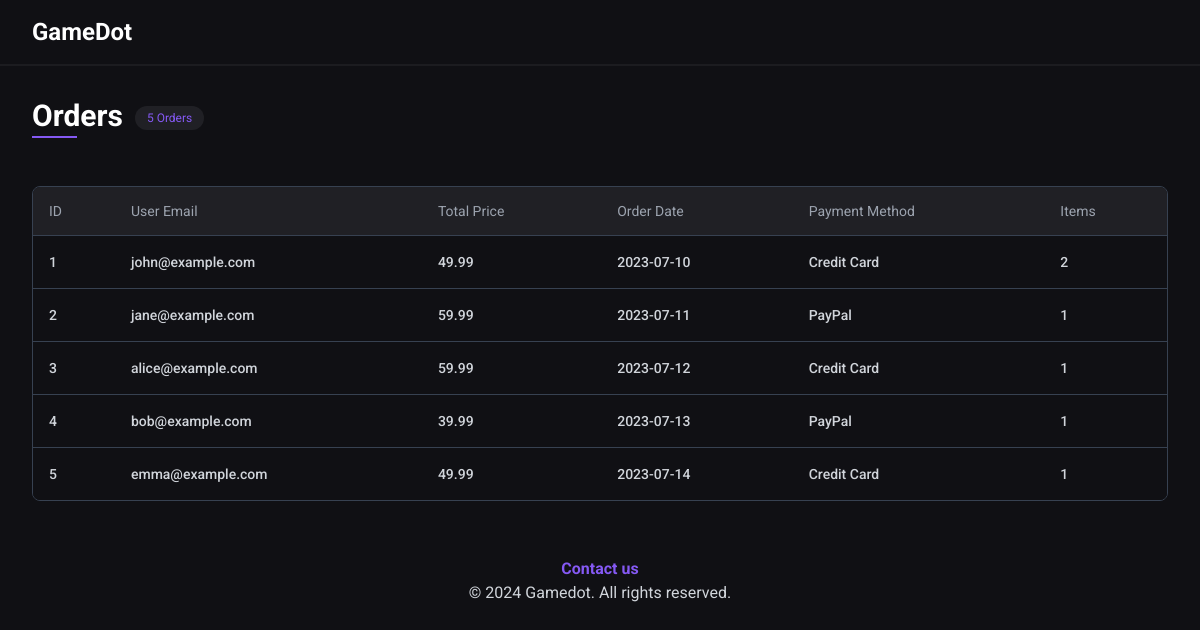
Before: /gamedot/admin/orders/ (signed in) with the older database file.
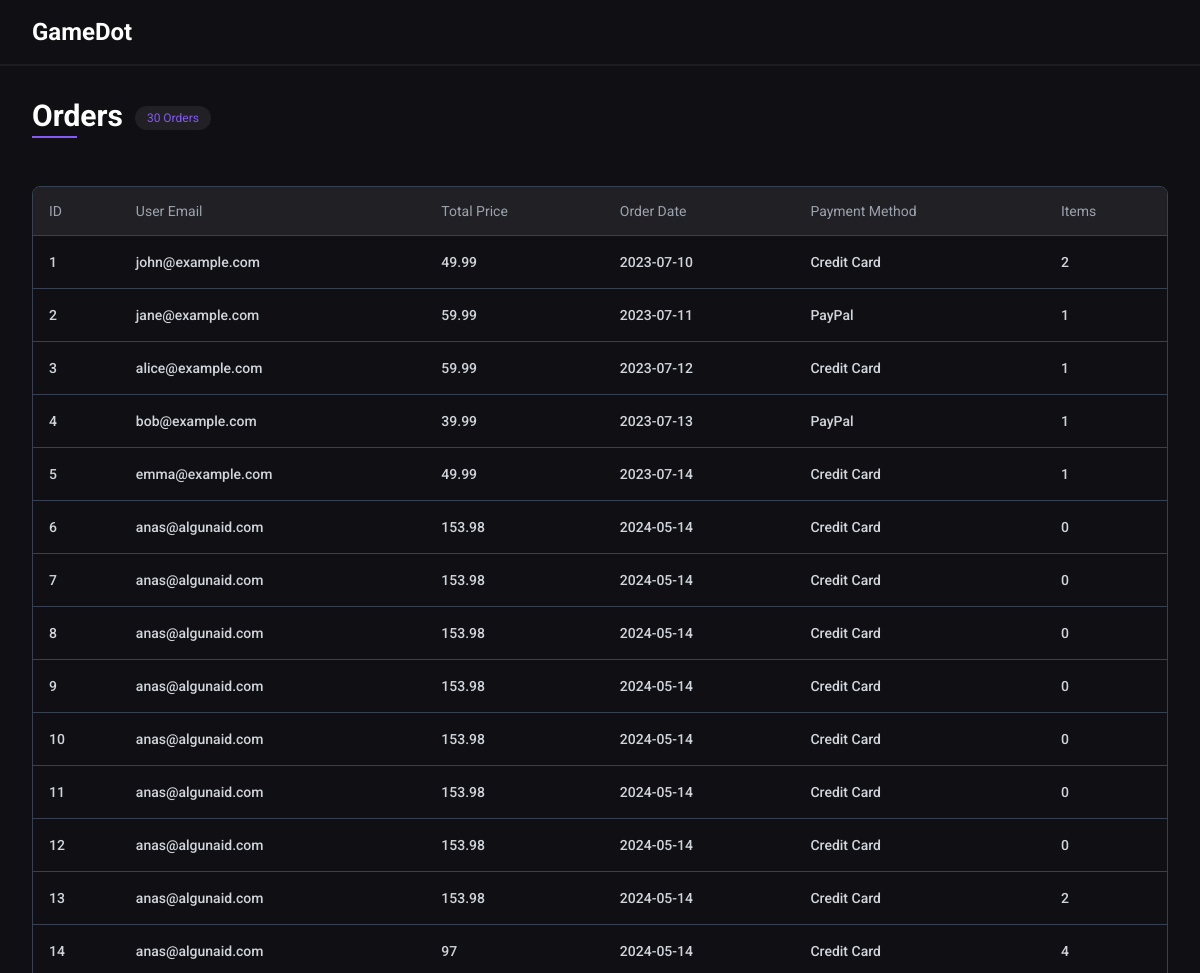
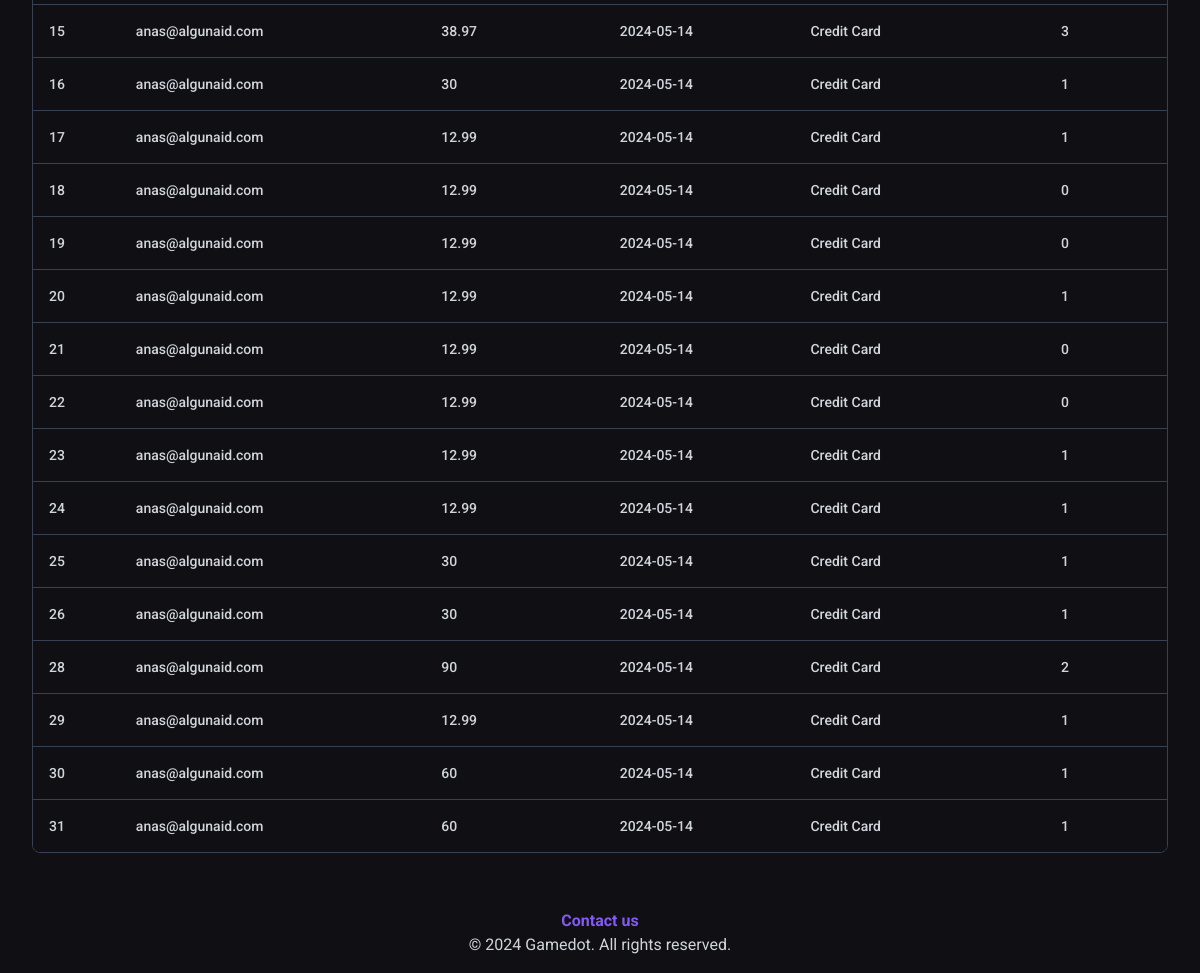
After: the same page with the newer database file (2 pictures, top to bottom).
### tables this page shows
CREATE TABLE `orders` (
  `id` int(11) NOT NULL,
  `user_id` int(11) DEFAULT NULL,
  `total_price` float DEFAULT NULL,
  `order_date` date DEFAULT current_timestamp(),
  `payment_method` varchar(255) DEFAULT NULL
);

CREATE TABLE `users` (
  `id` int(11) NOT NULL,
  `fname` varchar(255) DEFAULT NULL,
  `lname` varchar(255) DEFAULT NULL,
  `email` varchar(255) DEFAULT NULL,
  `password` varchar(255) DEFAULT NULL,
  `dob` date DEFAULT NULL
);

### src/admin/orders/controllers/orders.php (called while the page is built, shortened)
<?php
$ordersColumns = [
    'id' => "ID",
    'user_email' => "User Email",
    'total_price' => "Total Price",
    'order_date' => "Order Date",
    'payment_method' => "Payment Method",
    'items' => "Items"
];
$database = new Database();
$query = 'SELECT
              orders.*,
              users.email AS user_email,
              COUNT(order_items.id) AS items
          FROM
              orders
          JOIN
              users ON orders.user_id = users.id
          LEFT JOIN
              order_items ON orders.id = order_items.order_id
          GROUP BY
              orders.id
              ';
$orders = $database->query($query)->qAll();
require('src/admin/orders/views/orders.view.php');

### core/database.php (called while the page is built, shortened)
<?php
class Database
{
  private $host = 'localhost';
  private $db_name = 'testforweb';
  private $port = '3308';
  private $username = 'root';
  private $connection;
  private $statement;
  public function __construct()
  {
    $this->connection = null;
    try {
      $this->connection = new PDO('mysql:host=' . $this->host . ';port=' . $this->port . ';dbname=' . $this->db_name . ';user=' . $this->username);
      $this->connection->setAttribute(PDO::ATTR_ERRMODE, PDO::ERRMODE_EXCEPTION);
      $this->connection->setAttribute(PDO::ATTR_DEFAULT_FETCH_MODE, PDO::FETCH_ASSOC);
    } catch (PDOException $e) {
      echo 'Connection Error: ' . $e->getMessage();
    }
  }
  public function query($query, $params = [])
  {
    $this->statement = $this->connection->prepare($query);
    $this->statement->execute($params);
    return $this;
  }
  public function qAll()
  {
    return $this->statement->fetchAll();
  }
}

### src/admin/orders/views/orders.view.php (the view, shortened to what this page needs)
<main>
  <div class="xl:container mx-auto p-8">
    <div class="flex justify-between items-center gap-4 flex-wrap ">
      <div class="flex items-start gap-x-3">
        <h2 class="text-3xl font-bold mb-4 inline-block relative pb-1">
          Orders
          <span class="absolute bottom-0 left-0 w-1/2 h-0.5 bg-primary"></span>
        </h2>
        <span class="px-3 py-1 text-xs rounded-full bg-secondaryBlack text-primary mt-2"><?= count($orders) ?> Orders</span>
      </div>
    </div>
    <section>
      <div class="flex flex-col mt-6">
        <div class="overflow-x-auto ">
          <div class="inline-block min-w-full py-2 align-middle">
            <div class="overflow-hidden border  border-gray-700 md:rounded-lg">
              <table class="min-w-full divide-y divide-gray-700">
                <thead class="bg-secondaryBlack">
                  <tr>
                    <?php
                    foreach ($ordersColumns as $column) :
                    ?>
                      <th scope='col' class='px-4 py-3.5 text-sm font-normal text-left rtl:text-right text-gray-400'><?= $column ?></th>
                    <?php endforeach; ?>
                  </tr>
                </thead>
                <tbody class=" divide-y divide-gray-700 bg-myBlack">
                  <?php
                  foreach ($orders as $order) : ?>
                    <tr>
                      <?php foreach ($ordersColumns as $dbcolumn => $column) : ?>
                        <td class='px-4 py-4 text-sm font-medium text-gray-300 whitespace-nowrap hover:text-primary duration-300'><a href="./<?= $order['id'] ?>"><?= $order[$dbcolumn]  ?></a></td>
                      <?php endforeach; ?>
                    </tr>
                  <?php endforeach; ?>
                </tbody>
              </table>
            </div>
          </div>
        </div>
      </div>
    </section>
  </div>
</main>

Changed rows visible on the page:
added orders: id "6", user.email "anas@algunaid.com", total_price "153.98", order_date "2024-05-14", payment_method "Credit Card", dbcolumn "0"
added orders: id "7", user.email "anas@algunaid.com", total_price "153.98", order_date "2024-05-14", payment_method "Credit Card", dbcolumn "0"
added orders: id "8", user.email "anas@algunaid.com", total_price "153.98", order_date "2024-05-14", payment_method "Credit Card", dbcolumn "0"
added orders: id "9", user.email "anas@algunaid.com", total_price "153.98", order_date "2024-05-14", payment_method "Credit Card", dbcolumn "0"
added orders: id "10", user.email "anas@algunaid.com", total_price "153.98", order_date "2024-05-14", payment_method "Credit Card", dbcolumn "0"
added orders: id "11", user.email "anas@algunaid.com", total_price "153.98", order_date "2024-05-14", payment_method "Credit Card", dbcolumn "0"
added orders: id "12", user.email "anas@algunaid.com", total_price "153.98", order_date "2024-05-14", payment_method "Credit Card", dbcolumn "0"
added orders: id "13", user.email "anas@algunaid.com", total_price "153.98", order_date "2024-05-14", payment_method "Credit Card", dbcolumn "2"
added orders: id "14", user.email "anas@algunaid.com", total_price "97", order_date "2024-05-14", payment_method "Credit Card", dbcolumn "4"
added orders: id "15", user.email "anas@algunaid.com", total_price "38.97", order_date "2024-05-14", payment_method "Credit Card", dbcolumn "3"
added orders: id "16", user.email "anas@algunaid.com", total_price "30", order_date "2024-05-14", payment_method "Credit Card", dbcolumn "1"
added orders: id "17", user.email "anas@algunaid.com", total_price "12.99", order_date "2024-05-14", payment_method "Credit Card", dbcolumn "1"
added orders: id "18", user.email "anas@algunaid.com", total_price "12.99", order_date "2024-05-14", payment_method "Credit Card", dbcolumn "0"
added orders: id "19", user.email "anas@algunaid.com", total_price "12.99", order_date "2024-05-14", payment_method "Credit Card", dbcolumn "0"
added orders: id "20", user.email "anas@algunaid.com", total_price "12.99", order_date "2024-05-14", payment_method "Credit Card", dbcolumn "1"
added orders: id "21", user.email "anas@algunaid.com", total_price "12.99", order_date "2024-05-14", payment_method "Credit Card", dbcolumn "0"
added orders: id "22", user.email "anas@algunaid.com", total_price "12.99", order_date "2024-05-14", payment_method "Credit Card", dbcolumn "0"
added orders: id "23", user.email "anas@algunaid.com", total_price "12.99", order_date "2024-05-14", payment_method "Credit Card", dbcolumn "1"
added orders: id "24", user.email "anas@algunaid.com", total_price "12.99", order_date "2024-05-14", payment_method "Credit Card", dbcolumn "1"
added orders: id "25", user.email "anas@algunaid.com", total_price "30", order_date "2024-05-14", payment_method "Credit Card", dbcolumn "1"
added orders: id "26", user.email "anas@algunaid.com", total_price "30", order_date "2024-05-14", payment_method "Credit Card", dbcolumn "1"
added orders: id "28", user.email "anas@algunaid.com", total_price "90", order_date "2024-05-14", payment_method "Credit Card", dbcolumn "2"
added orders: id "29", user.email "anas@algunaid.com", total_price "12.99", order_date "2024-05-14", payment_method "Credit Card", dbcolumn "1"
added orders: id "30", user.email "anas@algunaid.com", total_price "60", order_date "2024-05-14", payment_method "Credit Card", dbcolumn "1"
added orders: id "31", user.email "anas@algunaid.com", total_price "60", order_date "2024-05-14", payment_method "Credit Card", dbcolumn "1"
Other visible differences:
count($orders): "5" → "30"
